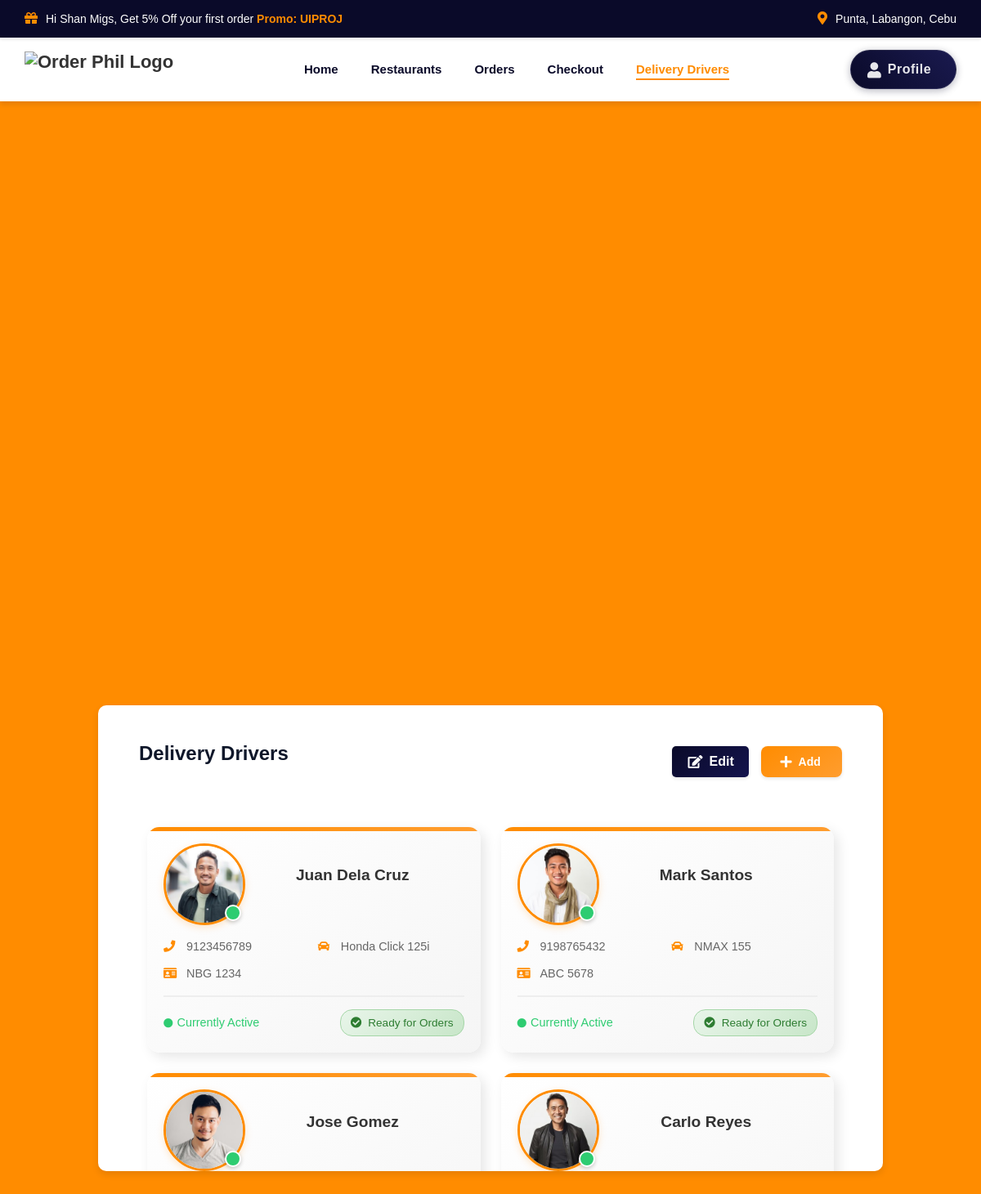
/Drivers (signed in), run on an earlier commit of the app's database.
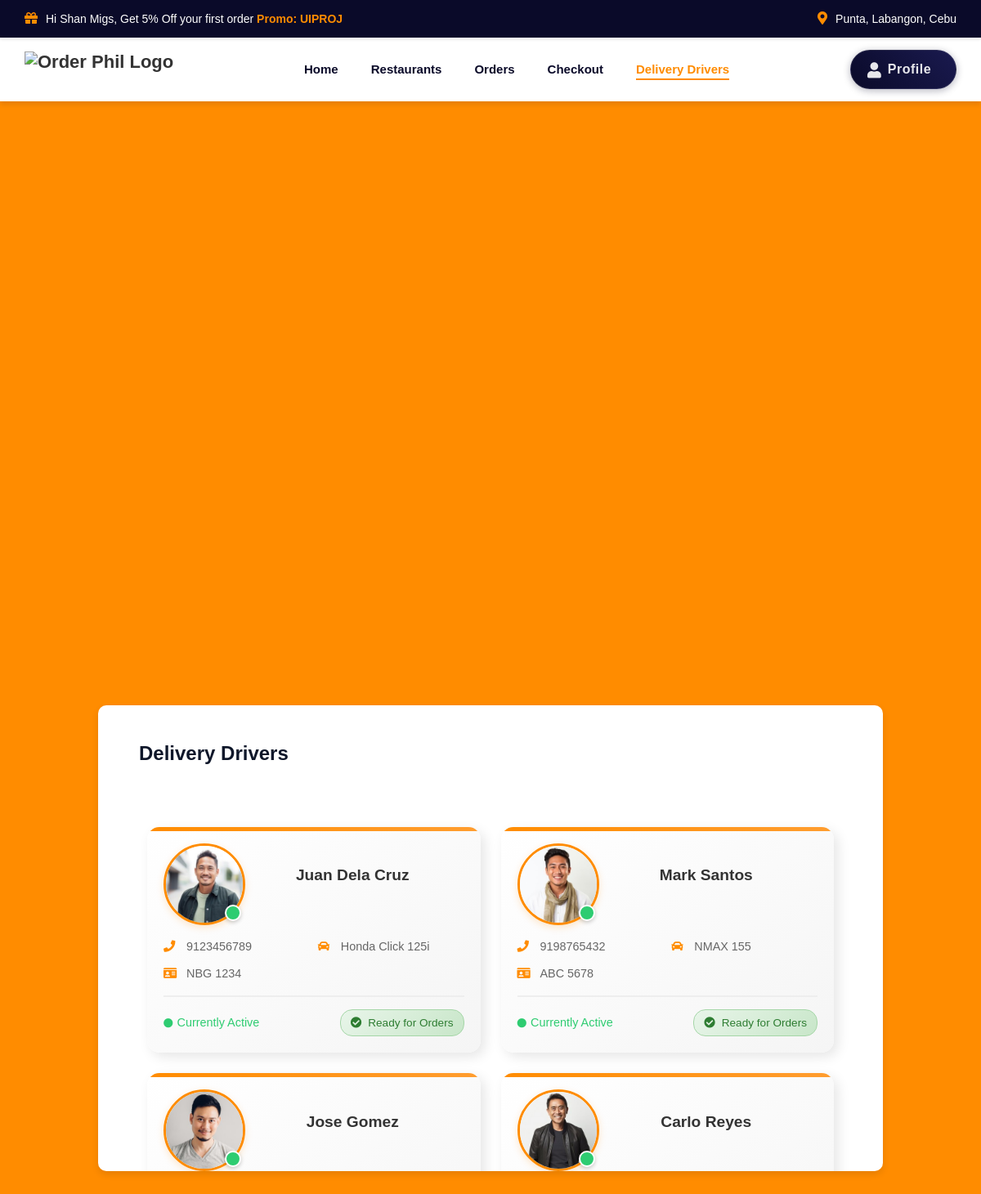
And on a later commit of the database.
### myApp/views.py (the view)
# urls.py: path("Drivers", views.Drivers, name="Drivers"),
def Drivers(request):
    customer = None
    user_type = None
    if 'customer_id' in request.session:
        try:
            customer = Customer.objects.get(customer_id=request.session['customer_id'])
            user_type = customer.user_type
        except Customer.DoesNotExist:
            customer = None
    drivers = Delivery_Driver.objects.all()  # Fetch all delivery drivers
    context = {'drivers': drivers, 'customer': customer, 'user_type': user_type}
    return render(request, "myApp/Drivers.html", context)

### myApp/templates/myApp/Drivers.html (shortened to what the changed rows need)
{% load static %}
<!DOCTYPE html>
<html lang="en">
<head>
    <link rel="stylesheet" href="https://cdnjs.cloudflare.com/ajax/libs/font-awesome/5.15.4/css/all.min.css">
</head>
<body>
    <div class="area">
        <main>
            <div class="container">
                <div class="container-header">
                    <h2>Delivery Drivers</h2>
                    {% if request.session.customer_id %}
                        {% with customer=customer %}
                            {% if user_type == 'Admin' or user_type == 'admin' %}
                                <div class="action-buttons">
                                    <button class="action-button edit-button" onclick="openEditModal()">
                                        <i class="fas fa-edit"></i>
                                        Edit
                                    </button>
                                    <button class="action-button add-button" id="addDriverButton">
                                        <i class="fas fa-plus"></i>
                                        Add
                                    </button>
                                </div>
                            {% endif %}
                        {% endwith %}
                    {% endif %}
                </div>
            </div>
        </main>
    </div>
</body>
</html>

What changed in the data, as far as the page shows it:
changed Customer "Shan Migs": user_type "admin" → empty (drawn)
Also different on the page:
text no longer shown: "Edit Add"
